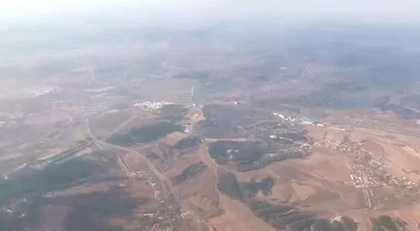
%> input picture matlab/remove_fog_xd/1.jpg, 420 x 231 px, shrunk from 544 x 299 before the run
$ octave test.m   (GNU Octave 9; MATLAB toolbox functions it lacks are replaced by stand-ins)
%> lines starting %> are read from the running program, lines starting %| are printed output that depends on the picture
### matlab/remove_fog_xd/getA.m
%% 获取大气光值，根据四叉树迭代法来求。
% 首先把所述原始图像I划分成四个矩形区域，然后为每个子区域进行评分，
% 这个评分的计算方法是“用区域内像素的平均值减去这些像素的标准差”，
% 选择得分最高的区域，并将其继续划分为更小的四个子矩形，重复这个过程
% 直到被选中的区域小于某个提前指定的阈值。图6中的红色方框部分就是最终
% 被选定的区域。在这被选定的区域里，选择使得距离
% ||(Ir(p),Ig(p),Ib(p))-(255,255,255)|| 最小化的颜色（包含 r,g,b 三个分量）
% 来作为大气光的参考值。


%% 输入为三通道彩色图像 uint8格式
function A=getA(img)
   img=double(img);             %转换为double
   SZ=size(img);
   row=floor(SZ(1)/2);
   col=floor(SZ(2)/2);
   while(row*col>25)
       %%  图像分块
        up_left=img(1:row,1:col,:);                             %左上
        up_right=img(1:row,col:end,:);                          %右上
        down_left=img(row:end,1:col,:);                         %左下
        down_right=img(row:end,col:end,:);                      %右下
        cost1=mean(up_left(:))-sqrt(std(up_left(:)));
        cost2=mean(up_right(:))-sqrt(std(up_right(:)));
        cost3=mean(down_left(:))-sqrt(std(down_left(:)));
        cost4=mean(down_right(:))-sqrt(std(down_right(:)));
        [ ~,index]=max([cost1,cost2,cost3,cost4]);
        switch index
            case 1
                img=up_left;
            case 2
                img=up_right;
            case 3
                img=down_left;
            case 4
                img=down_right;
        end
        SZ=size(img);
        row=floor(SZ(1)/2);
        col=floor(SZ(2)/2);
   end
   A_1=img(:,:,1)-255;
   A_2=img(:,:,2)-255;
   A_3=img(:,:,3)-255;
   A_=A_1.*A_1+A_2.*A_2+A_3.*A_3;
   [x,y]=find(A_==min(A_(:)));
   A=(img(x(1),y(1),:));
end

### matlab/remove_fog_xd/getT.m
%%   img 为double后的uint8图像
%    kernelsz为分块大小，这里是矩形块
%    A是大气光估计值
%    paper<<Optimized contrast enhancement for real-time image and video
%    dehazing>>
%    式 19


%% ------------------
function T=getT(img,kernelsz,A,eps)
img=double(img);
se = strel('rectangle',[kernelsz,kernelsz]);
img_c=cell(3);
img_c{1}=(img(:,:,1)-A(1))/(-A(1));         %分离通道并变换
img_c{2}=(img(:,:,2)-A(2))/(-A(2));
img_c{3}=(img(:,:,3)-A(3))/(-A(3));

img_d=cell(3);
img_d{1}=(img(:,:,1)-A(1))/(255-A(1)+eps);      %分离通道并变换
img_d{2}=(img(:,:,2)-A(2))/(255-A(2)+eps);
img_d{3}=(img(:,:,3)-A(3))/(255-A(3)+eps);


%三通道分别进行最大值和最小值滤波（分别对应膨胀核腐蚀代替，这里是因为matlab的膨胀和腐蚀都只支持三通道）
img_erode=cell(3);
img_dilate=cell(3);
img_erode{1}= imerode(img_c{1},se);               %腐蚀
img_erode{2}= imerode(img_c{2},se);
img_erode{3}= imerode(img_c{3},se);

img_dilate{1} = imdilate(img_d{1},se);            %膨胀
img_dilate{2} = imdilate(img_d{2},se);
img_dilate{3} = imdilate(img_d{3},se);

img_e3=cat(3,img_erode{1},img_erode{2},img_erode{3});
img_d3=cat(3,img_dilate{1},img_dilate{2},img_dilate{3});


sz=size(img);
min_=zeros(sz(1),sz(2));
max_=zeros(sz(1),sz(2));
for i=1:sz(1)
    for j=1:sz(2)
        min_(i,j)=min(img_e3(i,j,:));
        max_(i,j)=max(img_d3(i,j,:));
    end
end

T=min_;
max(min_,max_);

end

### matlab/remove_fog_xd/test.m
img=imread('1.jpg');
%> img is the input picture: size 231x420x3 uint8; mean R, G, B 169.6, 166.4, 174.7
sz=size(img);
%> sz = [231 420 3]

kernelsz=(floor(max([sz(1)*0.01,sz(2)*0.01,3])));
%> kernelsz = 4

A=getA(img);                   %获取大气光值
%> the loop in getA, `while(row*col>25)` made 5 passes
%> (cost1, cost2, cost3, cost4, index) on passes 1 to 5: (202, 179.6, 135.1, 145.1, 1), (228, 215.5, 193.2, 177.5, 1), (244.2, 239.6, 218.7, 215, 1), (250.9, 251, 240.4, 238.1, 2), (252.3, 252.3, 249.8, 250.2, 1)
%> pass 1, in getA, `down_left=img(row:end,1:col,:);`:
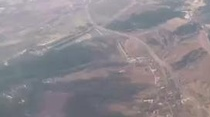
%> down_left: size 117x210x3 double; mean R, G, B 141.1, 136.3, 142.4
%> pass 1, in getA, `down_right=img(row:end,col:end,:);`:
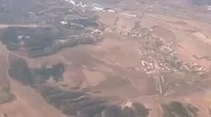
%> down_right: size 117x211x3 double; mean R, G, B 161.8, 144.5, 143.6
%> in getA, `[x,y]=find(A_==min(A_(:)));`: x = 1
%> in getA, `A=(img(x(1),y(1),:));`: A = [254 255 255]
%> A = [254 255 255]
for i=1:3
    if(A(1)>240)
        A(1)=240;
    end
    if(A(2)>240)
        A(2)=240;
    end
    if(A(3)>240)
        A(3)=240;
    end
end
%> after the loop, A = [240 240 240]

T=getT(img,kernelsz,A,0.0001);
%> in getT, `img_e3=cat(3,img_erode{1},img_erode{2},img_erode{3});`:
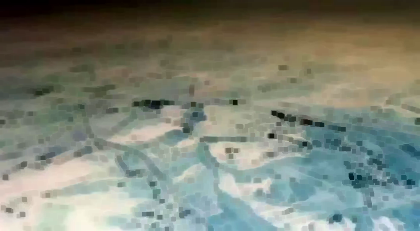
%> img_e3: size 231x420x3 double; mean R, G, B 0.265, 0.281, 0.246; drawn with min black and max white
%> in getT, `img_d3=cat(3,img_dilate{1},img_dilate{2},img_dilate{3});`:
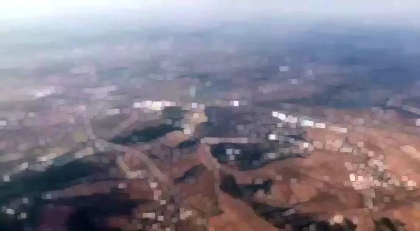
%> img_d3: size 231x420x3 double; mean R, G, B -4.21, -4.46, -3.9; drawn with min black and max white
%> after the loop in getT, `for i=1:sz(1)`:
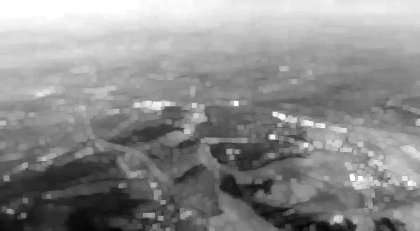
%> max_: size 231x420 double; min -9.07, max 1, mean -3.47; drawn with min black and max white
%> after the loop in getT, `for i=1:sz(1)`:
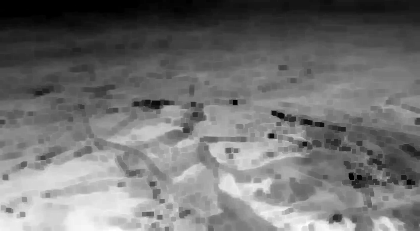
%> min_: size 231x420 double; min -0.0625, max 0.567, mean 0.219; drawn with min black and max white
figure,imshow(T),title('t');
%> after `imshow(T)`:
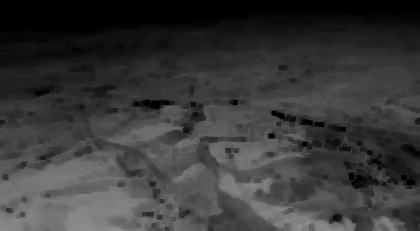
%> displayed picture: size 231x420, on the screen's scale of 0 to 255; min 0, max 145, mean 56.5

r = kernelsz*4;
%> r = 16
eps = 10^-6;
%> (the run ends here)
